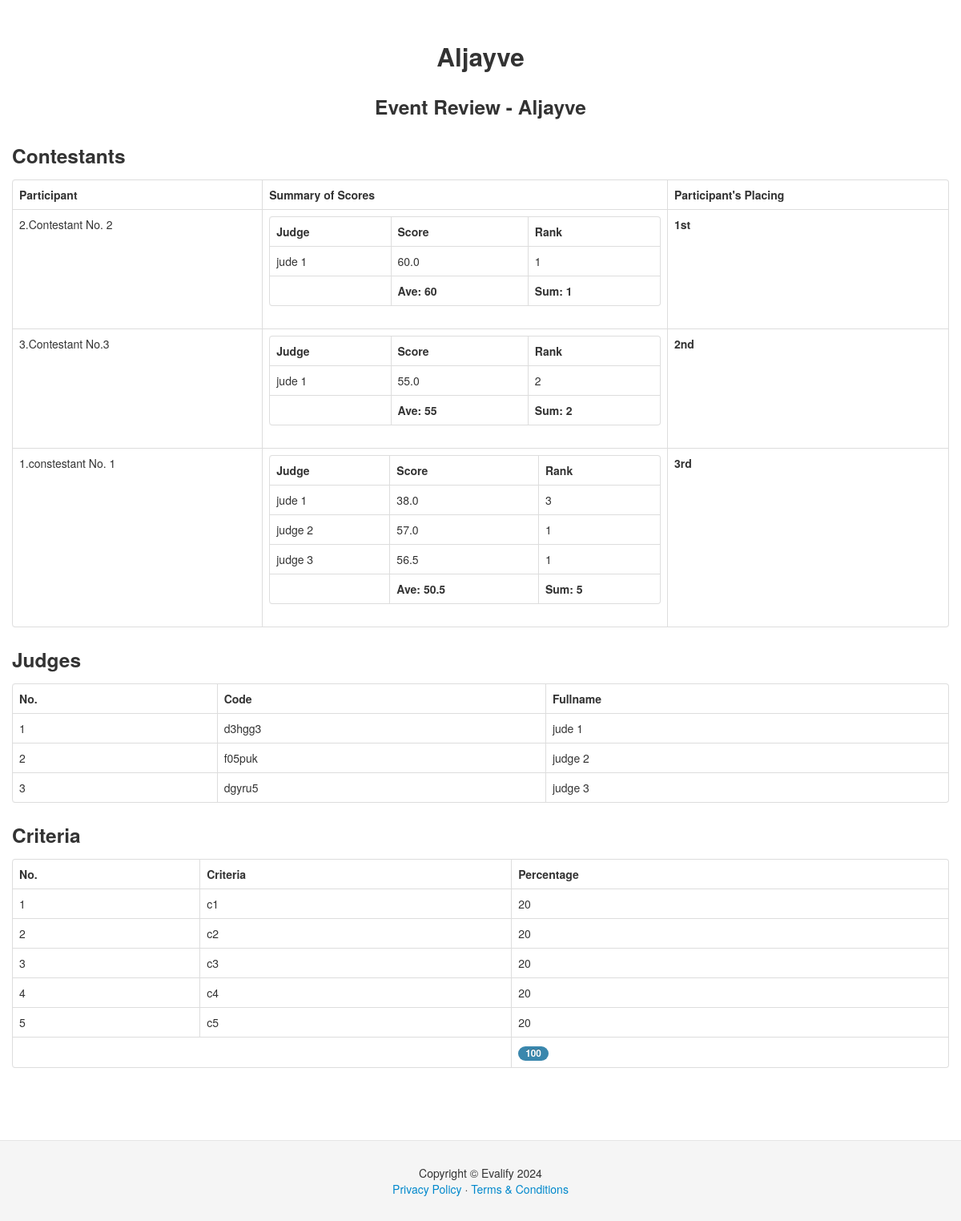
Screenshot of /review_result.php?mainevent_id=1&sub_event_id=1 (signed in) with the database file from the repository.
### tables this page shows
CREATE TABLE `sub_event` (
  `subevent_id` int(11) NOT NULL,
  `mainevent_id` int(11) NOT NULL,
  `organizer_id` int(11) NOT NULL,
  `event_name` varchar(255) NOT NULL,
  `status` varchar(50) NOT NULL,
  `eventdate` date NOT NULL,
  `eventtime` time NOT NULL,
  `view` varchar(15) NOT NULL,
  `place` text NOT NULL
);

CREATE TABLE `main_event` (
  `mainevent_id` int(11) NOT NULL,
  `event_name` varchar(255) NOT NULL,
  `status` varchar(50) NOT NULL,
  `organizer_id` int(11) NOT NULL,
  `sy` varchar(9) NOT NULL,
  `date_start` date NOT NULL,
  `date_end` date NOT NULL,
  `place` varchar(255) NOT NULL
);

CREATE TABLE `contestants` (
  `contestant_id` int(11) NOT NULL,
  `fullname` varchar(255) NOT NULL,
  `subevent_id` int(11) NOT NULL,
  `contestant_ctr` int(11) NOT NULL,
  `status` varchar(50) NOT NULL,
  `txt_code` varchar(255) NOT NULL,
  `rand_code` int(11) NOT NULL
);

CREATE TABLE `sub_results` (
  `subresult_id` int(11) NOT NULL,
  `subevent_id` int(11) NOT NULL,
  `mainevent_id` int(11) NOT NULL,
  `contestant_id` int(11) NOT NULL,
  `judge_id` int(11) NOT NULL,
  `total_score` decimal(11,1) NOT NULL,
  `deduction` decimal(11,1) NOT NULL,
  `criteria_ctr1` decimal(11,1) NOT NULL,
  `criteria_ctr2` decimal(11,1) NOT NULL,
  `criteria_ctr3` decimal(11,1) NOT NULL,
  `criteria_ctr4` decimal(11,1) NOT NULL,
  `criteria_ctr5` decimal(11,1) NOT NULL,
  `criteria_ctr6` decimal(11,1) NOT NULL,
  `criteria_ctr7` decimal(11,1) NOT NULL,
  `criteria_ctr8` decimal(11,1) NOT NULL,
  `criteria_ctr9` decimal(11,1) NOT NULL,
  `criteria_ctr10` decimal(11,1) NOT NULL,
  `comments` text NOT NULL,
  `rank` varchar(11) NOT NULL,
  `judge_rank_stat` varchar(15) NOT NULL,
  `place_title` varchar(25) NOT NULL
);

CREATE TABLE `judges` (
  `judge_id` int(11) NOT NULL,
  `subevent_id` int(11) NOT NULL,
  `judge_ctr` int(11) NOT NULL,
  `fullname` varchar(255) NOT NULL,
  `code` varchar(6) NOT NULL,
  `jtype` varchar(25) NOT NULL
);

CREATE TABLE `criteria` (
  `criteria_id` int(11) NOT NULL,
  `subevent_id` int(11) NOT NULL,
  `criteria` varchar(255) NOT NULL,
  `percentage` int(11) NOT NULL,
  `criteria_ctr` int(11) NOT NULL
);

### review_result.php (the view, shortened to what this page needs)
<!DOCTYPE html>
<html lang="en">
   <?php
   include('header2.php');
    include('session.php');
  $mainevent_id=$_GET['mainevent_id'];
   $subevent_id=$_GET['sub_event_id'];
    ?>
  <body data-spy="scroll" data-target=".bs-docs-sidebar">
  <div class="container">
    <div class="row">
      <div class="span12">
           <?php
          $event_query = $conn->query("select * from main_event where mainevent_id='$mainevent_id'") or die(mysql_error());
		while ($event_row = $event_query->fetch())
        {
             $s_event_query = $conn->query("select * from sub_event where subevent_id='$subevent_id'") or die(mysql_error());
		while ($s_event_row = $s_event_query->fetch())
        {
            ?>
             <center>
             <table>
             <tr>
             <td align="center">
            <h2><?php echo $event_row['event_name']; ?></h2>
             </td>
              </tr>
               <tr>
             <td align="center">
            <h3>Event Review - <?php echo $s_event_row['event_name']; ?></h3>
             </td>
              </tr>
             </table>
             </center>
            <h3>Contestants</h3>
          <table class="table table-bordered">
        <thead>
     <th>Participant</th>
        <th>Summary of Scores </th>
           <th>Participant's Placing</th>
        </thead>
     <tbody>
     <?php
        $o_result_query = $conn->query("select distinct contestant_id from sub_results where mainevent_id='$mainevent_id' and subevent_id='$subevent_id' order by place_title ASC") or die(mysql_error());
while ($o_result_row = $o_result_query->fetch()) {
    $contestant_id=$o_result_row['contestant_id'];
         ?>
         <tr>
         <td><?php
          $cname_query = $conn->query("select * from contestants where contestant_id='$contestant_id'") or die(mysql_error());
while ($cname_row = $cname_query->fetch())
{
    echo $cname_row['contestant_ctr'].".".$cname_row['fullname'];
}
           ?></td>
          <td>
           <table class="table table-bordered">
           <tr>
           <th>Judge</th>
           <th>Score</th>
           <th>Rank</th>
           </tr>
         <?php
$divz=0;
$totx_score=0;
$rank_score=0;
$tot_score_query = $conn->query("select * from sub_results where contestant_id='$contestant_id'") or die(mysql_error());
while ($tot_score_row = $tot_score_query->fetch())
{
  $divz=$divz+1;
    $place_title=$tot_score_row['place_title'];
}
$tot_score_query = $conn->query("select judge_id,total_score,rank from sub_results where contestant_id='$contestant_id'") or die(mysql_error());
while ($tot_score_row = $tot_score_query->fetch())
{
     $totx_score=$totx_score+$tot_score_row['total_score'];
     $rank_score=$rank_score+$tot_score_row['rank'];
    ?>
   <tr>
   <td><?php $jx_id=$tot_score_row['judge_id'];
    $jname_query = $conn->query("select * from judges where judge_id='$jx_id'") or die(mysql_error());
$jname_row = $jname_query->fetch();
 echo $jname_row['fullname'];
    ?></td>
   <td><?php echo $tot_score_row['total_score']; ?></td>
    <td><?php echo $tot_score_row['rank']; ?></td>
   </tr>
<?php } ?>
 <tr>
    <td></td>
   <td><b>Ave: <?php echo round($totx_score/$divz,2) ?></b></td>
      <td><b>Sum: <?php  echo $rank_score; ?></b></td>
   </tr>
 </table>
          </td>
          <td><strong><?php echo $place_title ?></strong></td>
         </tr>
        <?php } ?>
     </tbody>
          </table>
            <h3>Judges</h3>
                 <table class="table table-bordered">
  <thead>
   <th>No.</th>
  <th>Code</th>
  <th>Fullname</th>
  </thead>
  <tbody>
  <?php
   	$judge_query = $conn->query("SELECT * FROM judges WHERE subevent_id='$subevent_id' order by judge_ctr") or die(mysql_error());
    while ($judge_row = $judge_query->fetch())
        { ?>
  <tr>
     <td><?php echo $judge_row['judge_ctr']; ?></td>
     <td><?php echo $judge_row['code']; ?></td>
    <td><?php echo $judge_row['fullname']; ?></td>
  </tr>
   <?php } ?>
  </tbody>
 </table>
            <h3>Criteria</h3>
             <table class="table table-bordered">
  <thead>
  <th>No.</th>
  <th>Criteria</th>
  <th>Percentage</th>
  </thead>
  <tbody>
  <?php
  $percnt=0;
   	$crit_query = $conn->query("SELECT * FROM criteria WHERE subevent_id='$subevent_id'") or die(mysql_error());
    while ($crit_row = $crit_query->fetch())
        { $percnt=$percnt+$crit_row['percentage'];
            ?>
  <tr>
   <td><?php echo $crit_row['criteria_ctr']; ?></td>
      <td><?php echo $crit_row['criteria']; ?></td>
       <td><?php echo $crit_row['percentage']; ?></td>
  </tr>
   <?php } ?>
     <tr>
         <?php
      if($percnt==100)
      { ?>
    <td colspan="2"></td>
      <td colspan="1">
     <span class="badge badge-info"><?php  echo $percnt; ?></span>
    </td>
        <?php } ?>
  </tr>
  </tbody>
  </table>
           <?php }  } ?>
    </div>
  </div>
 </div>
 <?php include('footer.php'); ?>
  </body>
</html>

### assets/css/docs.css (style rules this page uses)
body { position: relative; padding-top: 40px; }
h2 + table, h3 + table, h4 + table, h2 + .row { margin-top: 5px; }

### assets/css/style.css (style rules this page uses)
html, body { height: 100%; }
body { display: flex; flex-direction: column; }
.container { flex: 1 0 auto; }

### rows the page displays
sub_event: mainevent.event_name "Aljayve", event_name "Aljayve", divz "60", rank_score "1", sub_results.place_title "1st", divz "55", rank_score "2", sub_results.place_title "2nd", divz "50.5", rank_score "5", sub_results.place_title "3rd", percnt "100"
contestants: contestant_ctr "2", fullname "Contestant No. 2"
sub_results: judge.fullname "jude 1", total_score "60.0", rank "1"
contestants: contestant_ctr "3", fullname "Contestant No.3"
sub_results: judge.fullname "jude 1", total_score "55.0", rank "2"
contestants: contestant_ctr "1", fullname "constestant No. 1"
sub_results: judge.fullname "jude 1", total_score "38.0", rank "3"
sub_results: judge.fullname "judge 2", total_score "57.0", rank "1"
sub_results: judge.fullname "judge 3", total_score "56.5", rank "1"
judges: judge_ctr "1", code "d3hgg3", fullname "jude 1"
judges: judge_ctr "2", code "f05puk", fullname "judge 2"
judges: judge_ctr "3", code "dgyru5", fullname "judge 3"
criteria: criteria_ctr "1", criteria "c1", percentage "20"
criteria: criteria_ctr "2", criteria "c2", percentage "20"
criteria: criteria_ctr "3", criteria "c3", percentage "20"
criteria: criteria_ctr "4", criteria "c4", percentage "20"
criteria: criteria_ctr "5", criteria "c5", percentage "20"
